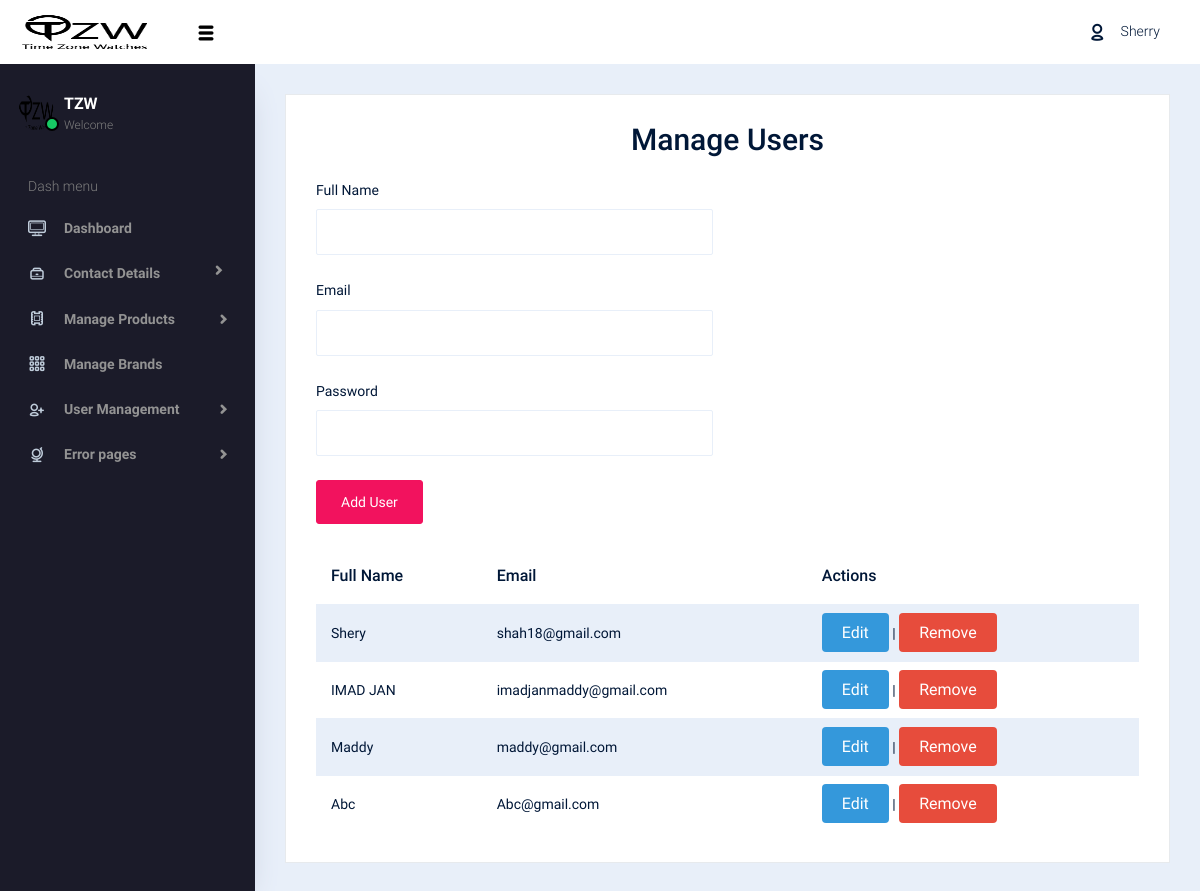
The app's page /Dashboard/manage_users.php (signed in) with its own data.
### tables this page shows
CREATE TABLE `registration_form` (
  `id` int(11) NOT NULL,
  `fullname` varchar(200) NOT NULL,
  `email` varchar(200) NOT NULL,
  `counrty` varchar(50) NOT NULL,
  `password` varchar(200) NOT NULL
);

### Dashboard/manage_users.php (the view, shortened to what this page needs)
<?php
include "conn.php";
$query = "SELECT * FROM `registration_form`";
$result = mysqli_query($conn, $query);
?>
<?php include 'dash_header_or_nav.php'; ?>
<div class="main-panel">
    <div class="content-wrapper">
        <div class="row">
            <div class="col-lg-12 grid-margin stretch-card">
                <div class="card">
                    <div class="card-body">
                    <h1 style="text-align: center;">Manage Users</h1>
                        <br>
                        <div class="row">
                            <div class="col-md-6">
                                <form action="manage_users.php" method="post">
                                    <div class="form-group">
                                        <label for="fullname">Full Name</label>
                                        <input type="text" class="form-control" id="fullname" name="fullname" required>
                                    </div>
                                    <div class="form-group">
                                        <label for="email">Email</label>
                                        <input type="email" class="form-control" id="email" name="email" required>
                                    </div>
                                    <div class="form-group">
                                        <label for="password">Password</label>
                                        <input type="password" class="form-control" id="password" name="password" required>
                                    </div>
                                    <button type="submit" class="btn btn-primary" name="add_user">Add User</button>
                                </form>
                            </div>
                        </div>
                        <div class="row mt-4">
                            <div class="col-md-12">
                                <table class="table table-striped">
                                    <thead>
                                        <tr>
                                            <th>Full Name</th>
                                            <th>Email</th>
                                            <th>Actions</th>
                                        </tr>
                                    </thead>
                                    <tbody>
                                        <?php while ($row = mysqli_fetch_array($result)) { ?>
                                            <tr>
                                                <td><?= $row['fullname']; ?></td>
                                                <td><?= $row['email']; ?></td>
                                                <td>
                                                    <a class="b_edit_button" href="#" data-toggle="modal" data-target="#editModal<?= $row['id']; ?>">Edit</a> |
                                                    <a class="b_remove_button" href="manage_users.php?remove_user=<?= $row['id']; ?>" onclick="return confirm('Are you sure you want to remove this user?')">Remove</a>
                                                </td>
                                            </tr>
                                        <?php } ?>
                                    </tbody>
                                </table>
                            </div>
                        </div>
                    </div>
                </div>
            </div>
        </div>
    </div>
</div>

### Dashboard/css/Buttons/buttons.css (style rules this page uses)
.b_edit_button { padding: 10px 20px; background-color: #3498db; color: #ffffff; font-size: 16px; border-radius: 4px; transition: background-color 0.3s ease, transform 0.3s ease; }
.b_remove_button { padding: 10px 20px; background-color: #e74c3c; color: #ffffff; font-size: 16px; border-radius: 4px; transition: background-color 0.3s ease, transform 0.3s ease; }

### records on screen
registration_form: fullname "Shery", email "shah18@gmail.com"
registration_form: fullname "IMAD JAN", email "imadjanmaddy@gmail.com"
registration_form: fullname "Maddy", email "maddy@gmail.com"
registration_form: fullname "Abc", email "Abc@gmail.com"
